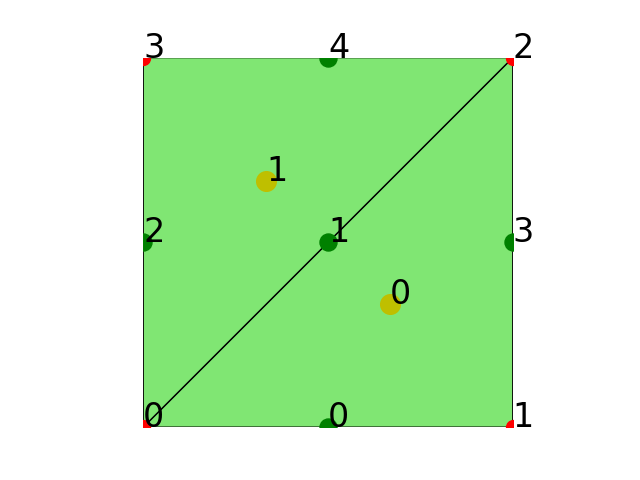

Python code for this plot:
import numpy as np

from fealpy.mesh import TriangleMesh
import matplotlib.pyplot as plt
# 网格节点数组
node = np.array([[0.0, 0.0],
                 [1.0, 0.0],
                 [1.0, 1.0],
                 [0.0, 1.0]], dtype=np.float)
# 网格单元数组
cell = np.array([[1, 2, 0],
                 [3, 0, 2]], dtype=np.int32)
NN = node.shape[0] # 网格中的节点个数
NC = cell.shape[0] # 网格中的单元个数

localEdge = np.array([[1, 2],
                      [2, 0],
                      [0, 1]], dtype=np.int32)

totalEdge = cell[:, localEdge] # shape 为 (NC, 3, 2)
totalEdge = totalEdge.reshape(-1, 2) # shape 变为 (3*NC, 2)
print('totalEdge:\n', totalEdge)

totalEdge0 = np.sort(totalEdge, axis=1)
print('totalEdge0:\n', totalEdge0)

edge0, i0, j = np.unique(totalEdge0, return_index=True, return_inverse=True, axis=0)
print('j:\n', j)

cell2edge = j.reshape(NC, 3)
print('cell2edge:\n', cell2edge)

edge = totalEdge[i0] # 最终的边数组
print('edge:\n', edge)

E = 3 # 每个三角形有 3 条边
NE = edge.shape[0] # 获得网格中边的个数, 即 `edge` 的行数
i1 = np.zeros(NE, dtype=np.int32) # 分配空间
i1[j] = range(3*NC) # totalEdge0 的行数是 3*NC, j 的长度也是 3*NC

print('i0:\n', i0)
print('i1:\n', i1)

edge2cell = np.zeros((NE, 4), dtype=np.int32)
edge2cell[:, 0] = i0//E # 得到每条边的左边单元
edge2cell[:, 1] = i1//E # 得到每条边的右边单元
edge2cell[:, 2] = i0%E  # 得到每条边的在左边单元中的局部编号
edge2cell[:, 3] = i1%E  # 得到每条边在其右边单元中的局部编号

print('edge2cell:\n', edge2cell)



mesh = TriangleMesh(node, cell)
mesh.print()
fig = plt.figure()
axes = fig.gca()
mesh.add_plot(axes)
mesh.find_node(axes, showindex=True)
mesh.find_cell(axes, showindex=True)
mesh.find_edge(axes, showindex=True)
plt.savefig('numpy-mesh-edge.png')
plt.show()
